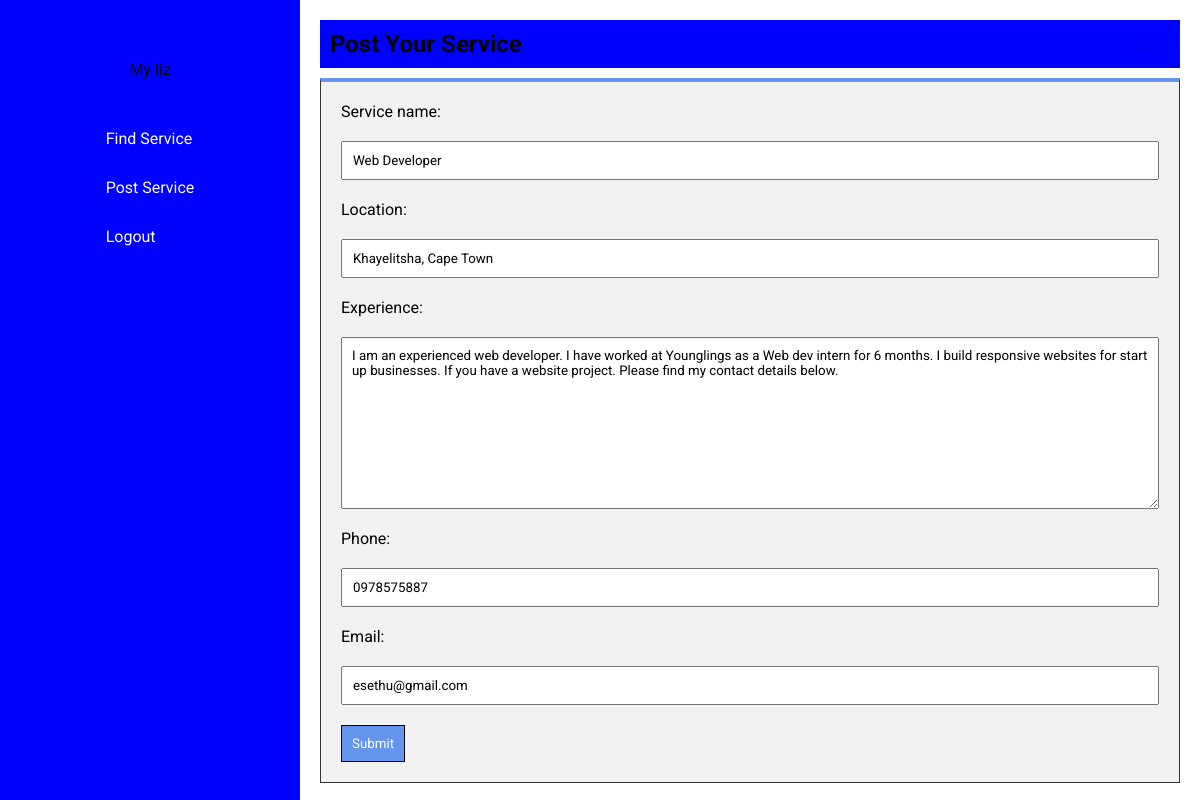
The app's page /update/18 (signed in) with its own data.
### main/models.py (models this page shows, shortened)
class Service(models.Model):
    service_name = models.CharField(max_length=200)
    location = models.CharField(max_length=150)
    experience = models.CharField(max_length=400)
    phone = models.CharField(max_length=50)
    email = models.EmailField(max_length=50)
    datecreated = models.DateTimeField(default=datetime.now, blank=True)
    author = models.ForeignKey(User, on_delete=models.CASCADE)

### main/views.py (the view)
# urls.py: path('update/<str:pk>', views.update, name='update'),
@login_required(login_url='login')
def update(request, pk):
    service = Service.objects.get(id=pk)
    if request.user == service.author:
        form = ServiceForm(instance=service)
        if request.method == "POST":
            form = ServiceForm(request.POST, instance=service)
            if form.is_valid():
                form.save()
            return redirect('/')
        context = {
            'form': form
        }
        return render(request, 'create.html', context)
    else:
        return redirect('/')

### main/forms.py
class ServiceForm(ModelForm):
    class Meta:
        model = Service
        fields = ['service_name', 'location', 'experience', 'phone', 'email']
        widgets = {
            'experience': Textarea,
        }

### templates/create.html (shortened to what this page needs)
{% extends 'base.html' %}
{% load static %}
{% block links %}
<link rel="stylesheet" href="{% static 'main/css/create.css' %}">
{% endblock links %}
{% block content %}
    <div class="create-form-container">
        <div class="create-title">
            <h1>Post Your Service</h1>
            <a href="/">Back</a>
        </div>
        <form id="createForm" method="post" action="">
            {{ form }}
            <input class="create-btn" type="submit">
        </form>
    </div>
{% endblock content %}

### static/main/css/style.css (style rules this page uses)
* { margin: 0px; padding: 0px; font-family: 'Roboto', sans-serif; }
body { display: flex; flex-direction: row; background-color: #fff; }

### static/main/css/create.css (style rules this page uses)
.create-form-container { margin: 20px; }
.create-title { display: flex; flex-direction: row; align-items: center; justify-content: space-between; background-color: blue; margin: 10px 0px 10px 0px; padding: 10px; }
.create-form-container form { display: flex; flex-direction: column; background-color: rgb(242, 242, 242); padding: 10px; border: 1px solid rgb(51, 51, 51); border-top: 4px solid cornflowerblue; }
.create-form-container form input, label, textarea { margin: 10px; }
.create-form-container form input, textarea { padding: 10px; }
.create-btn { background-color: cornflowerblue; border: 1px solid black; color: #fff; width: fit-content; }

### records on screen
Service: service_name "Web Developer", location "Khayelitsha, Cape Town", experience "I am an experienced web developer. I have worked at Younglings as a Web dev intern for 6 months. I build responsive websites for start up businesses. If you have a website project. Please find my contact details below.", phone "0978575887", email "esethu@gmail.com"
